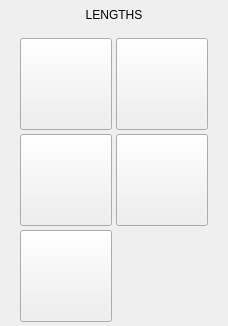
           <widget class="QWidget" name="page_length">
            <layout class="QVBoxLayout" name="verticalLayout_3">
             <property name="spacing">
              <number>6</number>
             </property>
             <property name="leftMargin">
              <number>0</number>
             </property>
             <property name="topMargin">
              <number>0</number>
             </property>
             <property name="rightMargin">
              <number>0</number>
             </property>
             <property name="bottomMargin">
              <number>0</number>
             </property>
             <item>
              <widget class="QLabel" name="lbl_lengths">
               <property name="minimumSize">
                <size>
                 <width>0</width>
                 <height>30</height>
                </size>
               </property>
               <property name="maximumSize">
                <size>
                 <width>16777215</width>
                 <height>30</height>
                </size>
               </property>
               <property name="text">
                <string>LENGTHS</string>
               </property>
               <property name="alignment">
                <set>Qt::AlignCenter</set>
               </property>
              </widget>
             </item>
             <item>
              <spacer name="verticalSpacer_9">
               <property name="orientation">
                <enum>Qt::Vertical</enum>
               </property>
               <property name="sizeHint" stdset="0">
                <size>
                 <width>20</width>
                 <height>2</height>
                </size>
               </property>
              </spacer>
             </item>
             <item>
              <widget class="QWidget" name="widget_skew_measure" native="true">
               <property name="sizePolicy">
                <sizepolicy hsizetype="Preferred" vsizetype="Preferred">
                 <horstretch>0</horstretch>
                 <verstretch>0</verstretch>
                </sizepolicy>
               </property>
               <property name="minimumSize">
                <size>
                 <width>150</width>
                 <height>0</height>
                </size>
               </property>
               <property name="maximumSize">
                <size>
                 <width>16777215</width>
                 <height>16777215</height>
                </size>
               </property>
               <layout class="QGridLayout" name="gridLayout_4">
                <property name="leftMargin">
                 <number>0</number>
                </property>
                <property name="topMargin">
                 <number>0</number>
                </property>
                <property name="rightMargin">
                 <number>0</number>
                </property>
                <property name="bottomMargin">
                 <number>2</number>
                </property>
                <property name="spacing">
                 <number>4</number>
                </property>
                <item row="3" column="1">
                 <widget class="PushButton" name="pbtn_outside_length_y">
                  <property name="sizePolicy">
                   <sizepolicy hsizetype="Fixed" vsizetype="Fixed">
                    <horstretch>0</horstretch>
                    <verstretch>0</verstretch>
                   </sizepolicy>
                  </property>
                  <property name="minimumSize">
                   <size>
                    <width>92</width>
                    <height>92</height>
                   </size>
                  </property>
                  <property name="maximumSize">
                   <size>
                    <width>120</width>
                    <height>120</height>
                   </size>
                  </property>
                  <property name="toolTip">
                   <string>Measure Outside Length of Y, Finish in Center</string>
                  </property>
                  <property name="text">
                   <string/>
                  </property>
                  <property name="icon">
                   <iconset>
                    <normaloff>versa_probe_icons/outside_yl.png</normaloff>versa_probe_icons/outside_yl.png</iconset>
                  </property>
                  <property name="iconSize">
                   <size>
                    <width>80</width>
                    <height>100</height>
                   </size>
                  </property>
                  <property name="checkable">
                   <bool>false</bool>
                  </property>
                  <property name="checked">
                   <bool>false</bool>
                  </property>
                  <property name="indicator_option" stdset="0">
                   <bool>false</bool>
                  </property>
                  <property name="probe" stdset="0">
                   <string>probe_outside_length_y</string>
                  </property>
                  <attribute name="buttonGroup">
                   <string notr="true">length_buttonGroup</string>
                  </attribute>
                 </widget>
                </item>
                <item row="2" column="2">
                 <widget class="PushButton" name="pbtn_inside_length_x">
                  <property name="sizePolicy">
                   <sizepolicy hsizetype="Fixed" vsizetype="Fixed">
                    <horstretch>0</horstretch>
                    <verstretch>0</verstretch>
                   </sizepolicy>
                  </property>
                  <property name="minimumSize">
                   <size>
                    <width>92</width>
                    <height>92</height>
                   </size>
                  </property>
                  <property name="maximumSize">
                   <size>
                    <width>120</width>
                    <height>120</height>
                   </size>
                  </property>
                  <property name="toolTip">
                   <string>Measure Inside Length of X, Finish in Center</string>
                  </property>
                  <property name="text">
                   <string/>
                  </property>
                  <property name="icon">
                   <iconset>
                    <normaloff>versa_probe_icons/inside_xl.png</normaloff>versa_probe_icons/inside_xl.png</iconset>
                  </property>
                  <property name="iconSize">
                   <size>
                    <width>80</width>
                    <height>100</height>
                   </size>
                  </property>
                  <property name="checkable">
                   <bool>false</bool>
                  </property>
                  <property name="checked">
                   <bool>false</bool>
                  </property>
                  <property name="indicator_option" stdset="0">
                   <bool>false</bool>
                  </property>
                  <property name="probe" stdset="0">
                   <string>probe_inside_length_x</string>
                  </property>
                  <attribute name="buttonGroup">
                   <string notr="true">length_buttonGroup</string>
                  </attribute>
                 </widget>
                </item>
                <item row="4" column="1">
                 <widget class="PushButton" name="pbtn_down">
                  <property name="sizePolicy">
                   <sizepolicy hsizetype="Fixed" vsizetype="Fixed">
                    <horstretch>0</horstretch>
                    <verstretch>0</verstretch>
                   </sizepolicy>
                  </property>
                  <property name="minimumSize">
                   <size>
                    <width>92</width>
                    <height>92</height>
                   </size>
                  </property>
                  <property name="maximumSize">
                   <size>
                    <width>120</width>
                    <height>120</height>
                   </size>
                  </property>
                  <property name="toolTip">
                   <string>Probe Z down</string>
                  </property>
                  <property name="text">
                   <string/>
                  </property>
                  <property name="icon">
                   <iconset>
                    <normaloff>versa_probe_icons/down.png</normaloff>versa_probe_icons/down.png</iconset>
                  </property>
                  <property name="iconSize">
                   <size>
                    <width>80</width>
                    <height>100</height>
                   </size>
                  </property>
                  <property name="checkable">
                   <bool>false</bool>
                  </property>
                  <property name="checked">
                   <bool>false</bool>
                  </property>
                  <property name="indicator_option" stdset="0">
                   <bool>false</bool>
                  </property>
                  <property name="probe" stdset="0">
                   <string>probe_down</string>
                  </property>
                  <attribute name="buttonGroup">
                   <string notr="true">length_buttonGroup</string>
                  </attribute>
                 </widget>
                </item>
                <item row="2" column="1">
                 <widget class="PushButton" name="pbtn_outside_length_x">
                  <property name="sizePolicy">
                   <sizepolicy hsizetype="Fixed" vsizetype="Fixed">
                    <horstretch>0</horstretch>
                    <verstretch>0</verstretch>
                   </sizepolicy>
                  </property>
                  <property name="minimumSize">
                   <size>
                    <width>92</width>
                    <height>92</height>
                   </size>
                  </property>
                  <property name="maximumSize">
                   <size>
                    <width>120</width>
                    <height>120</height>
                   </size>
                  </property>
                  <property name="toolTip">
                   <string>Measure Outside Length of X, Finish in Center</string>
                  </property>
                  <property name="text">
                   <string/>
                  </property>
                  <property name="icon">
                   <iconset>
                    <normaloff>versa_probe_icons/outside_xl.png</normaloff>versa_probe_icons/outside_xl.png</iconset>
                  </property>
                  <property name="iconSize">
                   <size>
                    <width>80</width>
                    <height>100</height>
                   </size>
                  </property>
                  <property name="checkable">
                   <bool>false</bool>
                  </property>
                  <property name="checked">
                   <bool>false</bool>
                  </property>
                  <property name="indicator_option" stdset="0">
                   <bool>false</bool>
                  </property>
                  <property name="probe" stdset="0">
                   <string>probe_outside_length_x</string>
                  </property>
                  <attribute name="buttonGroup">
                   <string notr="true">length_buttonGroup</string>
                  </attribute>
                 </widget>
                </item>
                <item row="3" column="2">
                 <widget class="PushButton" name="pbtn_inside_length_y">
                  <property name="sizePolicy">
                   <sizepolicy hsizetype="Fixed" vsizetype="Fixed">
                    <horstretch>0</horstretch>
                    <verstretch>0</verstretch>
                   </sizepolicy>
                  </property>
                  <property name="minimumSize">
                   <size>
                    <width>92</width>
                    <height>92</height>
                   </size>
                  </property>
                  <property name="maximumSize">
                   <size>
                    <width>120</width>
                    <height>120</height>
                   </size>
                  </property>
                  <property name="toolTip">
                   <string>Measure Inside Length of Y, Finish in Center</string>
                  </property>
                  <property name="text">
                   <string/>
                  </property>
                  <property name="icon">
                   <iconset>
                    <normaloff>versa_probe_icons/inside_yl.png</normaloff>versa_probe_icons/inside_yl.png</iconset>
                  </property>
                  <property name="iconSize">
                   <size>
                    <width>80</width>
                    <height>100</height>
                   </size>
                  </property>
                  <property name="checkable">
                   <bool>false</bool>
                  </property>
                  <property name="checked">
                   <bool>false</bool>
                  </property>
                  <property name="indicator_option" stdset="0">
                   <bool>false</bool>
                  </property>
                  <property name="probe" stdset="0">
                   <string>probe_inside_length_y</string>
                  </property>
                  <attribute name="buttonGroup">
                   <string notr="true">length_buttonGroup</string>
                  </attribute>
                 </widget>
                </item>
                <item row="3" column="0">
                 <spacer name="horizontalSpacer_7">
                  <property name="orientation">
                   <enum>Qt::Horizontal</enum>
                  </property>
                  <property name="sizeType">
                   <enum>QSizePolicy::Preferred</enum>
                  </property>
                  <property name="sizeHint" stdset="0">
                   <size>
                    <width>20</width>
                    <height>20</height>
                   </size>
                  </property>
                 </spacer>
                </item>
                <item row="3" column="3">
                 <spacer name="horizontalSpacer_8">
                  <property name="orientation">
                   <enum>Qt::Horizontal</enum>
                  </property>
                  <property name="sizeType">
                   <enum>QSizePolicy::Preferred</enum>
                  </property>
                  <property name="sizeHint" stdset="0">
                   <size>
                    <width>20</width>
                    <height>20</height>
                   </size>
                  </property>
                 </spacer>
                </item>
               </layout>
              </widget>
             </item>
             <item>
              <spacer name="verticalSpacer_3">
               <property name="orientation">
                <enum>Qt::Vertical</enum>
               </property>
               <property name="sizeHint" stdset="0">
                <size>
                 <width>20</width>
                 <height>2</height>
                </size>
               </property>
              </spacer>
             </item>
            </layout>
           </widget>
